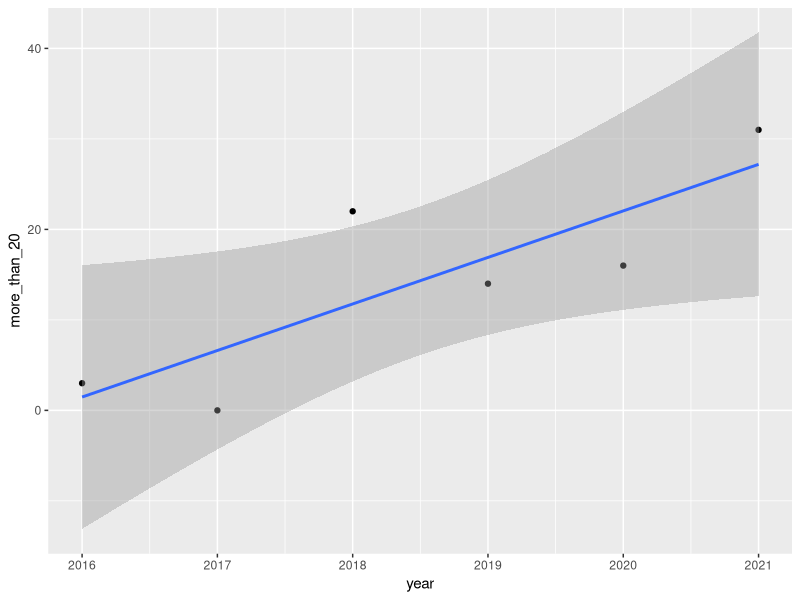
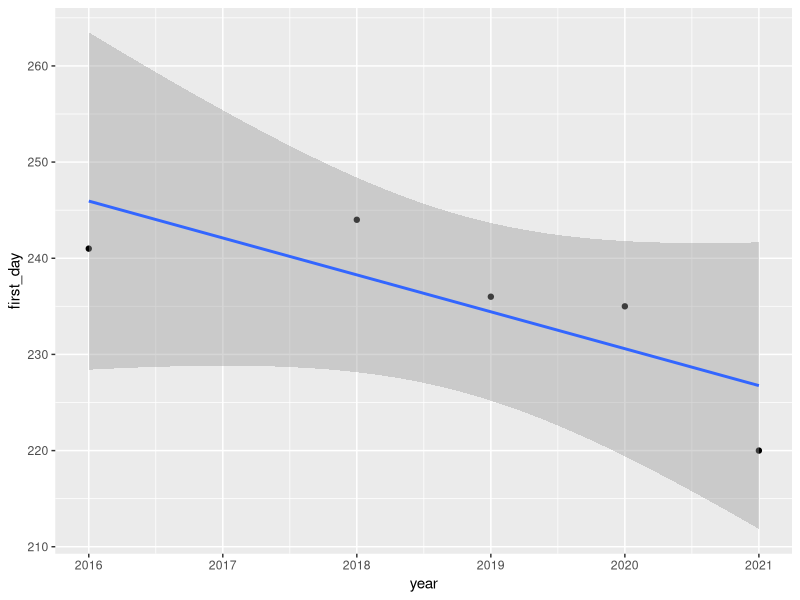
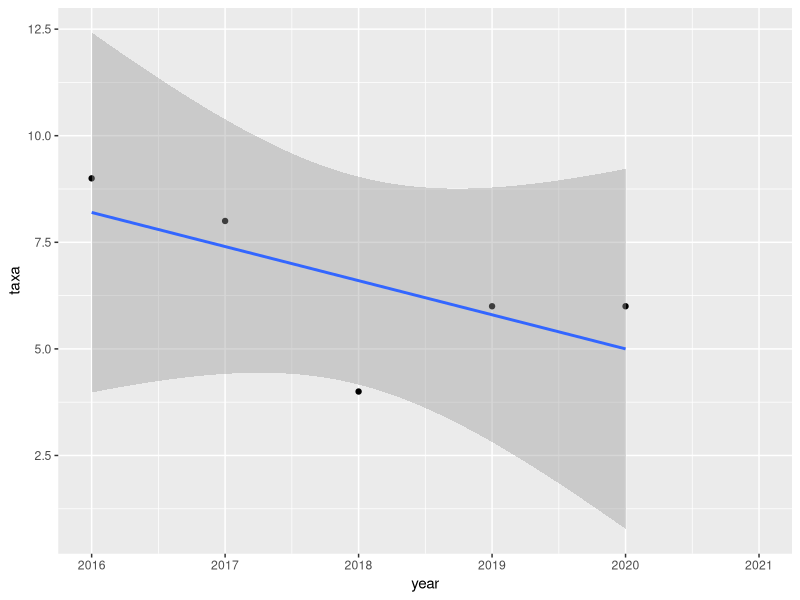
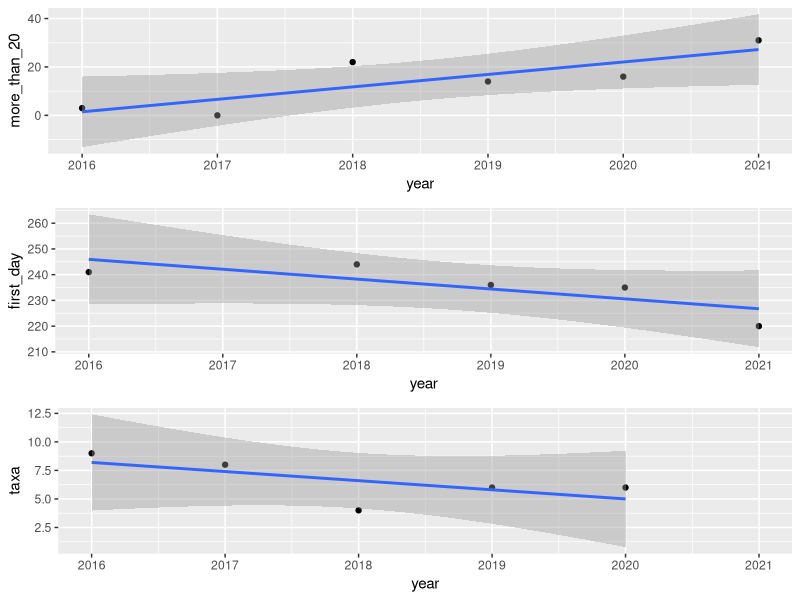

Reproduce these figures in R, in order.
# Load ggplot2
library(ggplot2)
library(scales)
library(rstatix)
library(forcats)
library(gridExtra)
library(zoo)
library(ggforce)
library(dplyr)
library(lubridate)

# Read in the data
setwd('/Users/scotthotaling/Desktop/TASR Temp Analysis/')
pb_data <- read.csv("paintbrush_data.csv")

# Make plots
above_20 <- ggplot(pb_data, aes(x=year, y=more_than_20)) + geom_point() + geom_smooth(method="lm")
above_20

first_day <- ggplot(pb_data, aes(x=year, y=first_day)) + geom_point() + geom_smooth(method="lm")
first_day

taxa <- ggplot(pb_data, aes(x=year, y=taxa)) + geom_point() + geom_smooth(method="lm")
taxa

# Put plots together
grid.arrange(above_20, first_day, taxa, ncol = 1, nrow = 3)
